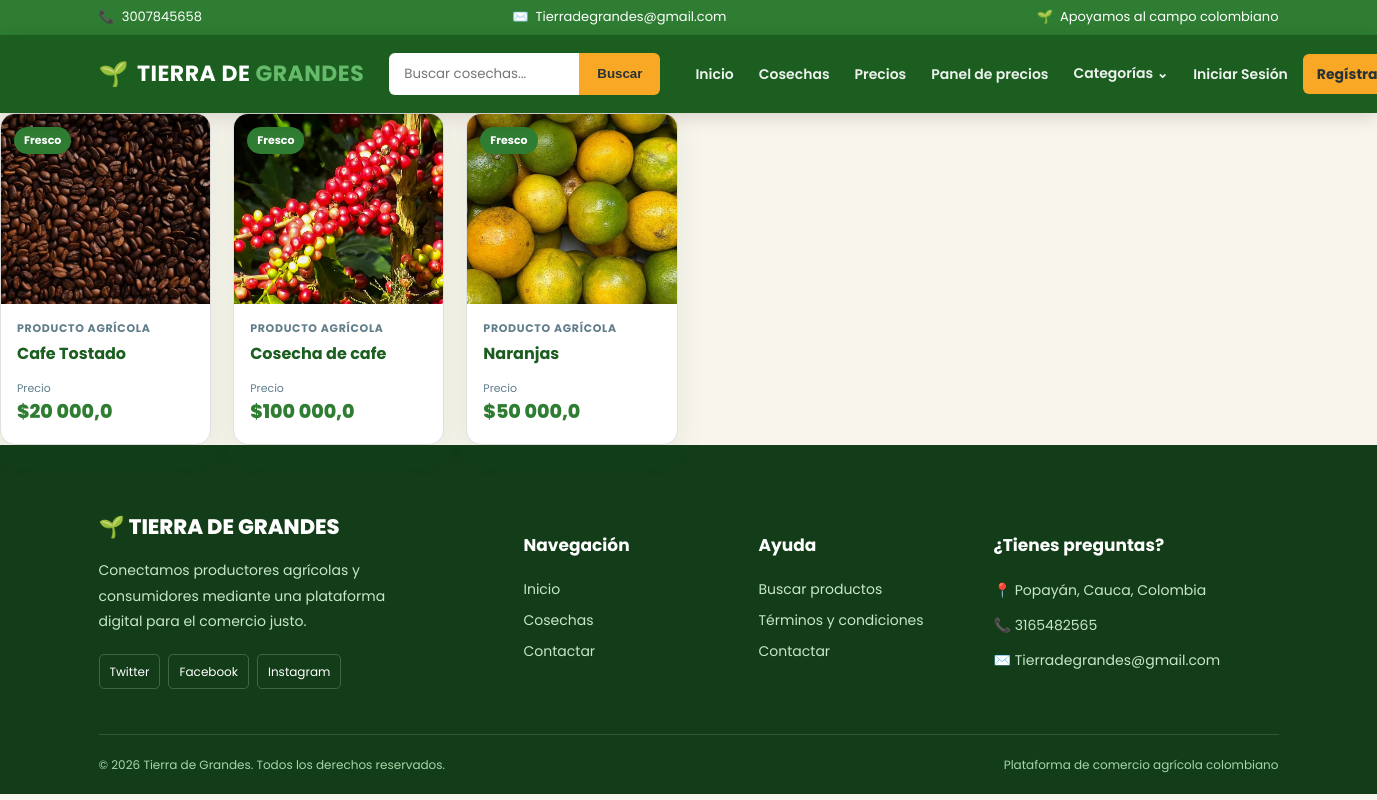
The app's page /productos_usuario/, older data.
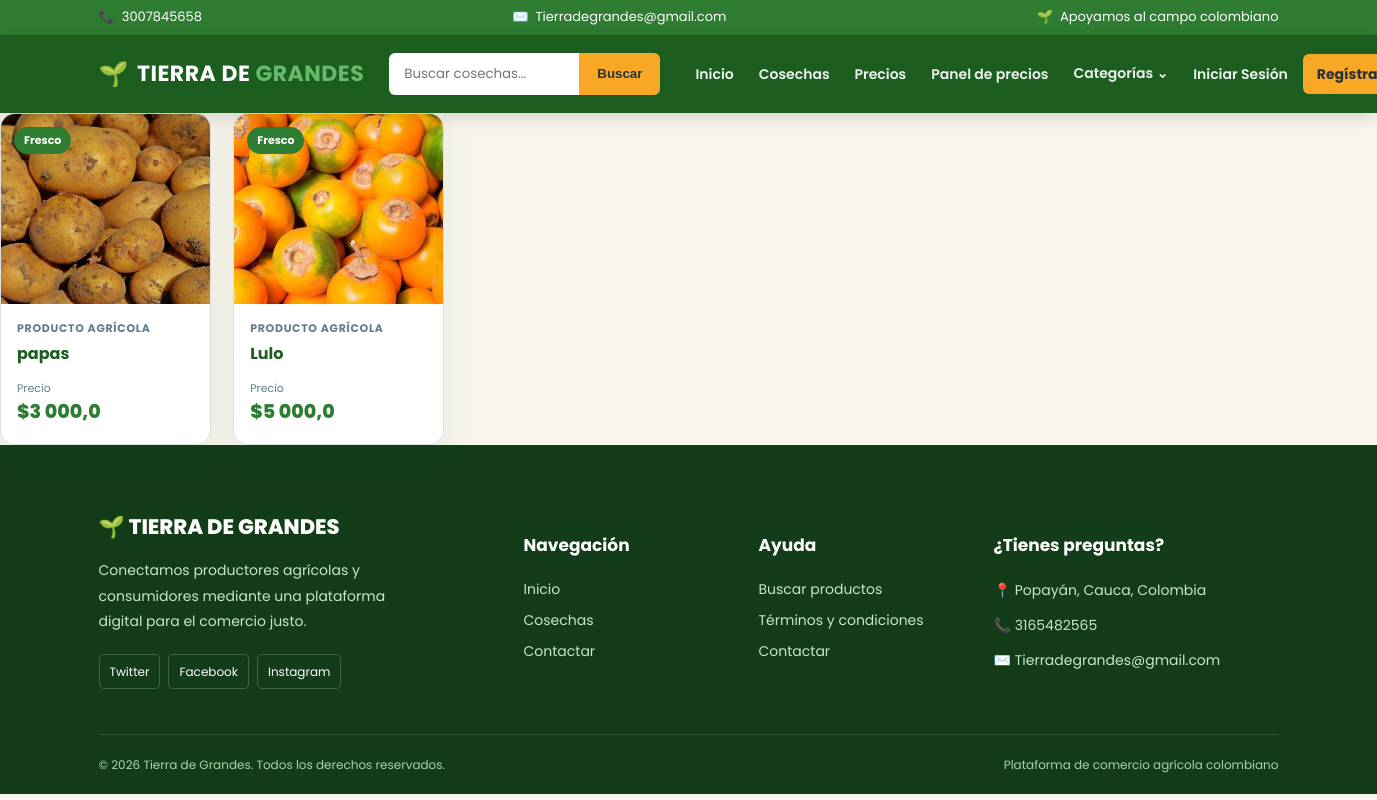
The same page, newer data.
### productos/models.py (models this page shows, shortened)
class Producto(models.Model):
    user = models.ForeignKey(Cuentas, on_delete=models.CASCADE, related_name='product')
    nombre = models.CharField(max_length=50)
    slug = AutoSlugField(populate_from='nombre')
    precio = models.FloatField()
    unidad_precio = models.CharField(max_length=10, choices=UNIDADES_PRECIO, default="kg")
    producto_sipsa = models.CharField(
        max_length=100, blank=True,
        help_text="Producto equivalente en el SIPSA, si tiene precio de referencia",
    )
    Informacion_de_produccion = models.CharField(max_length=100)
    image = models.ImageField()
    stock = models.IntegerField()
    timestamp = models.DateTimeField(default=timezone.now)
    descripcion = models.TextField()
    categoria = models.ForeignKey(Categoria, on_delete=models.CASCADE, related_name='productoscat')
    destacado = models.BooleanField(default=True)
    activo = models.BooleanField(default=True)
    fecha_creacion = models.DateTimeField(auto_now_add=True)
    modificacion_date = models.DateTimeField(auto_now=True)
    def get_url(self):
        return reverse('detalleproducto', args=[self.categoria.slug, self.slug])
    class Meta:
        verbose_name = 'Producto'
        verbose_name_plural = 'Productos'
        ordering = ['-id']

### productos/views.py (the view)
# urls.py: path('productos_usuario/', views.productos_usuario, name='productos_usuario'),
def productos_usuario (request):
    product = Producto.objects.all().filter(activo = True)
    context = {
        'product': product,
    }
    return render (request, 'productos.html', context)

### categorias/context_processors.py (called while the page is built)
def menu_links(request):
    links = Categoria.objects.all()
    return dict(links=links)

### categorias/models.py (called while the page is built)
    def get_url(self):
        return reverse('productos_categoria', args=[self.slug])

### tiera_de_grandes/templates/productos.html (shortened to what this page needs)
{% extends 'index.html' %}
{% load static %}
{% load humanize %}
{% block extra_css %}
    <link rel="stylesheet" href="{% static 'css/productos.css' %}">
{% endblock extra_css %}
{% block content %}
<section class="catalog">
    <div class="catalog-grid">
        {% for producto in product %}
            <article class="product-card">
                <a href="{{ producto.get_url }}" class="product-image-link">
                    {% if producto.image %}
                        <img src="{{ producto.image.url }}"
                             alt="{{ producto.nombre }}"
                             class="product-image"
                             loading="lazy">
                    {% else %}
                        <img src="{% static 'images/image_5.jpg' %}"
                             alt="Imagen no disponible"
                             class="product-image"
                             loading="lazy">
                    {% endif %}
                    <span class="product-label">Fresco</span>
                </a>
                <div class="product-info">
                    <span class="product-category">Producto agrícola</span>
                    <h3>
                        <a href="{{ producto.get_url }}">{{ producto.nombre }}</a>
                    </h3>
                    <div class="product-footer">
                        <div>
                            <span class="price-label">Precio</span>
                            <span class="product-price">${{ producto.precio|intcomma }}</span>
                        </div>
                    </div>
                </div>
            </article>
        {% empty %}
            <div class="empty-products">
                <div class="empty-icon" aria-hidden="true">🌾</div>
                <h3>No hay cosechas disponibles</h3>
                <p>Actualmente no hay productos publicados.</p>
            </div>
        {% endfor %}
    </div>
</section>
{% endblock content %}

Row changes from the older to the newer data that the page shows:
removed Producto: image (picture), nombre "Cafe Tostado", precio "20 000,0"
changed Producto: image: a different picture; nombre "Cosecha de cafe" → "papas"; precio "100 000,0" → "3 000,0"
changed Producto: image: a different picture; nombre "Naranjas" → "Lulo"; precio "50 000,0" → "5 000,0"
